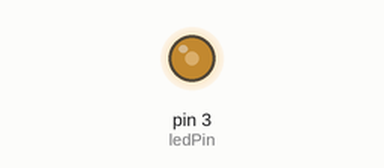
A sketch run on a simulated Arduino Uno, built with avr-gcc and run on an emulated ATmega328P. Parts: output pins drawn as LEDs (lit = HIGH).

Above: at 0.16 s.
At 14.7 s:
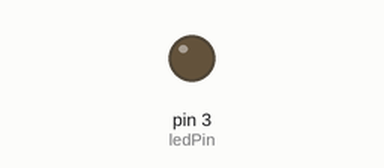
At 22.27 s:
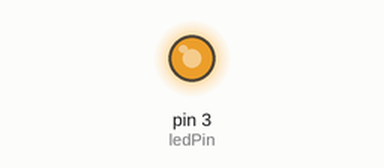
At 38.42 s:
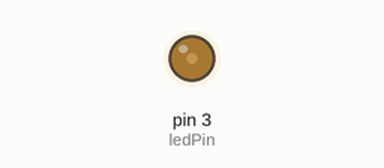
Timing chart, 0 to 40.0 s (numbered marks = the images above):
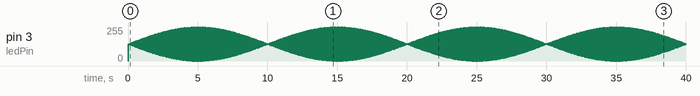

The sketch:

flickerSineConvolution.ino
```cpp
// constants won't change:
const int ledPin = 3;  // the number of the LED pin
const unsigned long flickerFreq = 20;
const long interval = 1000 / (flickerFreq * 2);  // interval at which to blink (milliseconds)

const unsigned long sineFreq = 0.5;
uint32_t period = 10000L;  // the L forces Long ints 32 bit

volatile byte ledState = LOW;


// Variables will change:
unsigned long previousMillis = 0;  // will store last time LED was updated

void setup() {
  pinMode(3, OUTPUT);
  //Serial.begin(9600);
}

void loop() {

  // generate sine wave between 0 and 1
  int time = millis() % period;        // returns a value between 0 and period;
  float angle = (PI * time) / period;  // mapping to degrees
  float y = sin(angle);

  // get low and high luminance levels for sine wave-based contrast
  float lowValue = 127 - y * 127;
  float highValue = 127 + y * 127;

  unsigned long currentMillis = millis();
  if (currentMillis - previousMillis >= interval) {
    // save the last time you blinked the LED
    previousMillis = currentMillis;
    ledState = !ledState;
    //Serial.println(ledState);

    if (ledState == 0) {
      analogWrite(ledPin, lowValue);
      //Serial.println(lowValue);

    } else {
      analogWrite(ledPin, highValue);
      //Serial.println(highValue);
    }
  }
}
```
